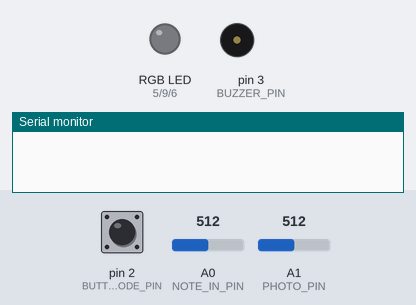
A sketch run on a simulated Arduino Uno, built with avr-gcc and run on an emulated ATmega328P. Shown: an RGB LED mixed from three pins (HIGH = lit), buzzer (waves = sounding), the last lines printed to the serial monitor. The test bench sets the inputs (shaded band); at power-on: pin 2 (BUTTON_MODE_PIN) LOW, A0 (NOTE_IN_PIN) = 512, A1 (PHOTO_PIN) = 512. Dim RGB values are drawn brighter than linear.

Above: at 1.2 s.
1.3 s: pin 2 (BUTTON_MODE_PIN) pulled HIGH for 1 s
At 3.1 s:
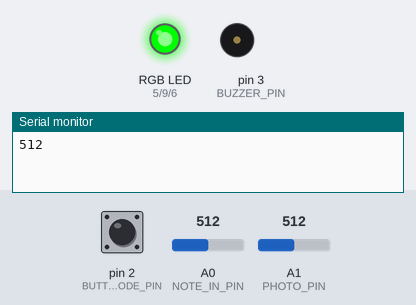
4.0 s: pin 2 (BUTTON_MODE_PIN) pulled HIGH for 0.15 s
At 5.6 s:
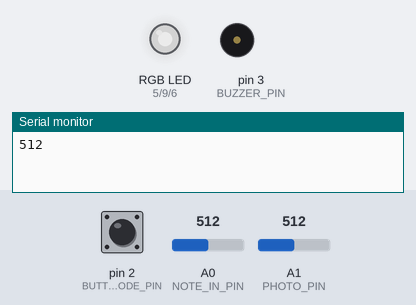
5.9 s: pin 2 (BUTTON_MODE_PIN) pulled HIGH for 3.2 s
At 9.4 s:
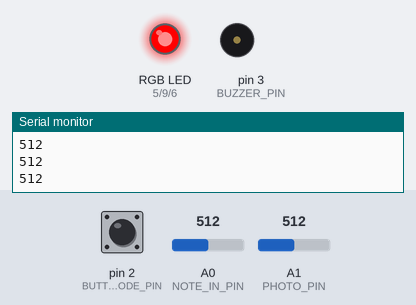
Timing chart, 0 to 10.9 s (numbered marks = the images above; inputs shaded):
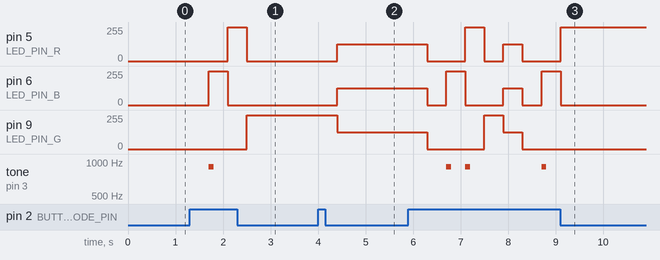

Measured:
- after the input at 1.3 s, pin 5 (LED_PIN_R): 0/255 → 255/255 after 0.80 s, → 0/255 0.40 s later; pin 6 (LED_PIN_B): 0/255 → 255/255 after 0.40 s, → 0/255 0.40 s later; pin 9 (LED_PIN_G): 0/255 → 255/255 after 1.2 s; tone on pin 3 (BUZZER_PIN): silent → 912 Hz after 0.40 s, → silent 0.10 s later
- after the input at 4.0 s, pin 5 (LED_PIN_R), pin 6 (LED_PIN_B): 0/255 → 125/255 after 0.40 s; pin 9 (LED_PIN_G): 255/255 → 125/255 after 0.40 s
- after the input at 5.9 s, pin 5 (LED_PIN_R): 125/255 → 0/255 after 0.40 s, → 255/255 0.80 s later, → 0/255 0.40 s later, → 125/255 0.40 s later, … (6 changes in this stretch); pin 6 (LED_PIN_B): 125/255 → 0/255 after 0.40 s, → 255/255 0.40 s later, → 0/255 0.40 s later, → 125/255 0.80 s later, … (7 changes in this stretch)

The sketch:

CART_360_ETUDE_4_rachel.ino
```cpp
/**********************ETUDE 4 CART 360 2018*******************************
   WELCOME! IN THIS ETUDE WE WILL USE TIMERS & COMPUTE A RUNNING AVERAGE FOR PHOTOCELL
   THE PURPOSE OF THIS EXERCISE IS EXTEND ETUDE_3 WITH THE FOLLOWING FUNCTIONALITY:
   1/ WE WILL CHANGE THE RECORD MODE SUCH THAT IT NOT ONLY RECORDS THE NOTE BUT THE DURATION THAT NOTE WAS PRESSED AS WELL
   WE WILL ALLOW A USER TO HOLD DOWN A BUTTON FOR A MAXIMUM OF 5 SECONDS
   2/ WE WILL ADD A PHOTOCELL TO INCORPORATE FREQUENCY MODULATION - WHEN YOU PRESS A BUTTON AND AFFECT THE PHOTOCELL,
   THE FREQUENCY WILL CHANGE
   3/ IN RECORD MODE -YOU WILL PLAY THE NOTE LIVE WITH THE LIVE VALUE OF THE PHOTOCELL, IN PLAYBACK YOU WILL USE THE AVERAGE
   PHOTOCELL VALUE AS AN OFFSET TO THE FREQUENCY
   4/ WE WILL HAVE A NEW PLAYMODE WHICH WILL PLAYBACK THE FREQUENCY+AVERAGE PHOTO VAL AND THE DURATION ASSOCIATED WITH THE NOTE
   5/ ADDITIONALLY, IN PLAYBACK, THE LED BRIGHTNESS & COLOUR WILL CHANGE ACCORDING TO THE NOTE VALUE
   6/ RE-IMPLEMENT THE LIVE MODE TO INCORPORATE THE PHOTOCELL VALUE
   PLEASE NOTE:: THE OTHER NEW FUNCTIONS(BESIDES 6/) TO IMPLEMENT ARE AT THE BOTTOM OF THE CODE...


   PLEASE FOLLOW THE INSTRUCTIONS IN THE COMMENTS:
   DO NOT ADD ANY MORE FUNCTION DEFINITIONS
   ONLY IMPLEMENT THE FUNCTION DEFINITIONS SUPPLIED
   THERE IS NO NEED TO ADD ANY NEW VARIABLES OR CONSTANTS
   PROVIDE COMMENTS FOR ANY OF THE CODE IMPLEMENTED
   GOOD LUCK!
*/
/**** CONSTANTS ********************************************************/

#define BUTTON_MODE_PIN 2 // Button to change the mode

// constants for RGB LED
#define LED_PIN_R 5 // R PIN
#define LED_PIN_G 9 // G PIN
#define LED_PIN_B 6 // B PIN

// constant for note in (button-resistor ladder on breadboard)
# define NOTE_IN_PIN A0

//constant for max number of notes in array
#define MAX_NOTES 16

// a constant for duration
const int duration = 200;

// constant for pin to output for buzzer
#define BUZZER_PIN 3 // PWM

// constant for input from photo cell
#define PHOTO_PIN A1

// constant for size of running samples array (for averging)
#define RUNNING_SAMPLES 16

// max pressing time
const int MAX_PRESS_TIME = 5000;

/******** VARIABLES *****************************************************/
// counter for how many notes we have
int countNotes = 0;
// array to hold the notes played (for record/play mode)
int notes [MAX_NOTES];
int mode = 0; // start at off
/******** VARIABLES FOR ETUDE 4 *****************************************************/
// NEW FOR ETUDE 4: array to hold durations
// will be a parallel array to the notes array -
// meaning that at index 0 of notes[] is stored the 1st frequency, and at index 0 of
// the durations array  is stored the 1st duration for THAT note....
int durations [MAX_NOTES];

// boolean to determine if a note button was being pressed:
boolean activeNoteButton = false;

// keep track of the active frequency
int activeFrequency = 0;

// keep track of offset Freq generated by the photocell
int offsetFrequency = 0;

// keep track of average Freq generated by the photocell
int averageOffsetFreq = 0;

// timer vars
unsigned long timePassed;
unsigned long startTime;

// var to hold the note pressed
int testNote;

// vars for averageing
int runningAverageBuffer[RUNNING_SAMPLES];
int nextCount = 0;

int peakNote = 0; // pdf yet more arduino

/*************************************************************************/


/**********************SETUP() DO NOT CHANGE*******************************/
// Declare pin mode for the single digital input
void setup()
{
  pinMode(BUTTON_MODE_PIN, INPUT);
  Serial.begin(9600);
}

/**********************LOOP() DO NOT CHANGE *******************************
   INSTRUCTIONS:
   There is NO NEED to change the loop - it establishes the flow of the program
   We call here 3 functions repeatedly:
   1: chooseMode(): this function will determine the mode that your program is in
   based on if the button (linked to the BUTTON_MODE_PIN) was pressed
   2: setRGB(): will set the color of the RGB LED based on the value of the mode variable
   3: selectMode(): will determine which function to call based on the value of the mode variable

**************************************************************************/
void loop()
{
  chooseMode();
  setRGB();
  selectMode();
}
/******************CHOOSEMODE() *********************************
   INSTRUCTIONS:
   Read the value from the Button (linked to the BUTTON_MODE_PIN) and
   if is being pressed then change the mode variable.
   REMEMBER:
   mode == 0 is reset
   mode == 1 is live
   mode == 2 is record
   mode == 3 is play
   mode == 4 is loopMode
   Every time the user presses the button, the program will go to the next mode,
   once it reaches 4, it should go back to mode == 0.
   (i.e. if mode ==2 and we press, then mode ==3) ...
**************************************************************************/
void chooseMode() {
  if (digitalRead(BUTTON_MODE_PIN) == HIGH)
  {
    delay(400);
    if (mode < 4) mode++;
    else mode = 0;
  }
}

/******************SETRGB()*********************************************
   INSTRUCTIONS:
   Depending on the value of the mode variable:
   if the mode is 0 - RGB LED IS OFF
   if the mode is 1 - RGB LED IS BLUE
   if mode is 2 - RGB LED IS RED
   if mode is 3 - RGB LED IS GREEN
   if mode is 4 - RGB LED iS PURPLE
   YOU MUST USE A SWITCH CASE CONSTRUCT (NOT A SERIES OF IF / ELSE STATEMENTS
**************************************************************************/
void setRGB()
{
  switch (mode)
  {
    case 0:
      {
        analogWrite(LED_PIN_R, 0);   // Turn on the LED -R
        analogWrite(LED_PIN_G, 0);   // Turn on the LED -G
        analogWrite(LED_PIN_B, 0);   // Turn on the LED -B
        break;
      }
    case 1:
      {
        analogWrite(LED_PIN_R, 0);   // Turn on the LED -R
        analogWrite(LED_PIN_G, 0);   // Turn on the LED -G
        analogWrite(LED_PIN_B, 255);   // Turn on the LED -B
        break;
      }
    case 2:
      {
        analogWrite(LED_PIN_R, 255);   // Turn on the LED -R
        analogWrite(LED_PIN_G, 0);   // Turn on the LED -G
        analogWrite(LED_PIN_B, 0);   // Turn on the LED -B
        break;
      }
    case 3:
      {
        analogWrite(LED_PIN_R, 0);   // Turn on the LED -R
        analogWrite(LED_PIN_G, 255);   // Turn on the LED -G
        analogWrite(LED_PIN_B, 0);   // Turn on the LED -B
        break;
      }

    case 4:
      {
        analogWrite(LED_PIN_R, 125);   // Turn on the LED -R
        analogWrite(LED_PIN_G, 125);   // Turn on the LED -G
        analogWrite(LED_PIN_B, 125);   // Turn on the LED -B
        break;
      }
    default:
      {
        // do nothing
        break;
      }
  }
}
/**********************SELECTMODE() *******************************
   INSTRUCTIONS:
   There is NO NEED to change this function - it selects WHICH function should run based on the mode variable
   There are 4 possibilities
   1: reset(): this function will reset any arrays etc, and will do nothing else
   2: live(): this function will play the corresponding notes
   to the user pressing the respective buttons.
   NOTE:: the notes played are NOT stored
   3: record(): this function will play the corresponding notes
   to the user pressing the respective buttons
   AND will STORE up to 16 consecutive notes in an array.
   4: play(): this function will playback any notes stored in the array that were recorded
   in the previous mode
   5: loopMode(): this function will playback any notes stored in the array that were recorded,
   BUT unlike the previous mode, you can choose in which sequence the notes are played.
   REQUIRED: only play notes from the array (no live stuff)

******************************************************************************/
void selectMode()
{
  if (mode == 0) {
    reset();
  }
  else if (mode == 1) {
    live();
  }
  else if (mode == 2) {
    //record();
    /******NEW*********/
    recordWithDuration();
  }

  else if (mode == 3) {
    //play();
    /******NEW*********/
    playWithDuration();
  }

  else if (mode == 4) {
    loopMode();
  }
}
/******************RESET() **************************************
   INSTRUCTIONS:
   this function should ensure that any notes recorded are no longer available
**************************************************************************/
void reset()
{
  countNotes = 0;

}
/******************LIVE()  - RE-IMPLEMENT **************************************
   INSTRUCTIONS:
   this function will play the corresponding notes
   to the user pressing the respective buttons
   NOTE:: the notes played are NOT stored
   SO: you need read in the input from the analog input (linked to the button-resistor ladder combo)
   ALSO - get the value of the photo cell and combine it with the note frequency
   THEN - output the note to the buzzer using the tone() function, as 3rd argument
   make the duration value == to 100
**************************************************************************/
void live()
{
  int testNote = analogRead(NOTE_IN_PIN);
  Serial.println(testNote);
  // IMPLEMENT live()
  offsetFrequency = getPhotoFrequency();
  // output sound
  if (testNote > 15) {
    tone(BUZZER_PIN, testNote + offsetFrequency, 100);
  }
}

/******************LOOPMODE(): DONE************************************
   INSTRUCTIONS:
   this function will playback any notes stored in the array that were recorded
   in the previous mode
   SO: you need to go through the array of values (be careful - the user may not have put in MAX_NOTES)
   READ values IN ANY ORDERING (You MUST use the array - but you can determine your own sequence)
   AND output each note to the buzzer using the tone() function
   ALSO: as long as we are in this mode, the notes are played over and over again
   BE CAREFUL: make sure you allow for the user to get to another mode from the mode button...
**************************************************************************/
void loopMode()
{
  for (int i = 0; i < countNotes; i++)
  {
    /* https://www.arduino.cc/en/Reference/Tone */
    tone(BUZZER_PIN, notes[i], duration);
    delay(duration); // wait for tone to finish
    //check if mode button is pressed
    if (digitalRead(BUTTON_MODE_PIN) == HIGH) {
      break;
    }
  }
  for (int i = countNotes - 1; i >= 0; i--)
  {
    /* https://www.arduino.cc/en/Reference/Tone */
    tone(BUZZER_PIN, notes[i], duration);
    delay(duration); // wait for tone to finish
    //check if mode button is pressed
    if (digitalRead(BUTTON_MODE_PIN) == HIGH) {
      break;
    }
  }
}

/******************RECORDWITHDURATION(): IMPLEMENT *********************************
   INSTRUCTIONS:
   this function will play the corresponding notes
   to the user pressing the respective buttons
   AND will STORE up to 16 consecutive notes in an array.
   It will ALSO use a timer to keep track of how long the current note button has been pressed
   It will ALSO sample the photocell value to be used live as well as well as calling the function to calculate
   the running average of the photocell value
   SO:I have implemented a basic framework for you to follow - the basic state machine.
   YOUR JOB is to implement the NEW functions that get called within the framework...
**************************************************************************/
void recordWithDuration()
{
  // to handle a little bit of noise
  int theAdjuster = 15;
  // check we have not stored more than 16 notes
  if (countNotes < MAX_NOTES)
  {
    // read in the value from button press
    testNote = analogRead(NOTE_IN_PIN);
    /*** STATE A::: *******************************************
        IF the testNote is > min AND the timer has not reached 5 secs:
        This means we are pressing on a note button
    */
    if (testNote > theAdjuster && (timePassed < MAX_PRESS_TIME)) {
      /*** STATE AA::: *******************************************
          IF the boolean is false it means we have just started to press the button
          YOU now need to implement the function below which will set up all things
          required to have a new timer
      */
      if (activeNoteButton == false)
      {
        /*** FUNCTION TO IMPLEMENT ***/
        startUpTimer();

      }
      /*** STATE AA::: *******************************************
           IF the boolean is true it means we are continuing to press the button
           YOU now need to implement the function below which will allow for
           1/ timer to be updated
           2/ get the photoCell Value
           3/ get the current running average
      */
      else
      { // update the timer
        /*** FUNCTION TO IMPLEMENT ***/
        updateTimer();
        /*** FUNCTION TO IMPLEMENT ***/
        offsetFrequency = getPhotoFrequency();
        /*** FUNCTION TO IMPLEMENT ***/
        playCurrentNote();
        /*** FUNCTION TO IMPLEMENT ***/
        averageOffsetFreq = getRunningAverage();
      }
    }
    /*** STATE B::: *******************************************
       IF the testNote is > min AND the timer HAS reached 5 secs:
       then WRITE the code to turn OFF the buzzer.
    */
    else if (testNote > theAdjuster && (timePassed > MAX_PRESS_TIME))
    {

      // WRITE the code to turn OFF the buzzer
      noTone(BUZZER_PIN);
    }
    /*** STATE C::: *******************************************
       IF the testNote is < min AND the boolean is true
       this means we have STOPPED pressing the button
       YOU: need to implement the function to update the arrays etc
    */
    else if ((testNote <= theAdjuster && activeNoteButton == true) ) {
      /*** FUNCTION TO IMPLEMENT ***/
      updateArraysWithNoteAndTimings();
    }


  }

}

/******************STARTUPTIMER(): IMPLEMENT *********************************
   INSTRUCTIONS:
   this function will set all required variables to reset the timer
**************************************************************************/
void startUpTimer()
{
  //IMPLEMENT
  startTime = millis();
  activeNoteButton = true;

}
/******************UPDATETIMER(): IMPLEMENT *********************************
   INSTRUCTIONS:
   this function will update the current timer
**************************************************************************/
void updateTimer()
{

  //IMPLEMENT
  timePassed = millis() - startTime;

}
/******************PLAYCURRENTNOTE(): IMPLEMENT *********************************
   INSTRUCTIONS:
   this function will play the current note being pressed in RecordDuration mode
   and the frequency should be note value + offset from photocell
   add as the 3rd parameter to the tone() a duration of 100
*******************************************************************************************************/
void playCurrentNote()
{
  //IMPLEMENt
  // output sound

  if (testNote > peakNote) {
    peakNote = testNote;

  }
  tone(BUZZER_PIN, peakNote + offsetFrequency, 100);


}
/******************UPDATEARRAYSWITHNOTEANDTIMINGS(): IMPLEMENT *********************************
   INSTRUCTIONS:
   this function will handle the case where the note is no longer being pressed:
   you need to update the arrays
   NOTE: please for the note value  - combine with the running average val from the photocell
   reset the necessary booleans
   reset any counters
**************************************************************************/
void updateArraysWithNoteAndTimings()
{
  notes[countNotes] = peakNote + averageOffsetFreq;
  durations[countNotes] = timePassed;
  countNotes ++;
  if (countNotes > 16) {
    countNotes = 0;
  }
  activeNoteButton = false;
  timePassed = 0;
  peakNote = 0;
}
/******************GETPHOTOFREQUENCY(): IMPLEMENT *********************************
   INSTRUCTIONS:
   this function will get input from the photocell
   please scale and return the value accordingly
**************************************************************************/
int getPhotoFrequency()
{
  //IMPLEMENT

  int photoCell = analogRead(PHOTO_PIN);
  photoCell = map(photoCell, 0, 1024, 0, 800);
  return photoCell;
}

/******************GETRUNNINGAVERAGE(): IMPLEMENT *********************************
   INSTRUCTIONS:
   this function should compute the running average of the photcell value (returned from the
   getPhotoFrequency() function).
**************************************************************************/
int getRunningAverage()
{
int rawSenseVal = analogRead(PHOTO_PIN);
runningAverageBuffer[nextCount]=rawSenseVal;
nextCount++;
if(nextCount>=RUNNING_SAMPLES)
nextCount=0;

int currentSum=0;
for(int i=0;i<RUNNING_SAMPLES;i++){
  currentSum+=runningAverageBuffer[i];

}
}
/******************COLORLED(): IMPLEMENT *********************************
   INSTRUCTIONS:
   this function will change the color of the led (in playback mode) to have the brightness
   adjusted according to the frequency of the note being played (range : 0-255)
**************************************************************************/
void colorLED(int col)
{
  analogWrite(LED_PIN_R, 0);   // Turn on the LED -R
  analogWrite(LED_PIN_G, col);   // Turn on the LED -G
  analogWrite(LED_PIN_B, 0);   // Turn on the LED -B

}
/******************PLAYWITHDURATION(): IMPLEMENT *********************************
   INSTRUCTIONS:
   this function will got through the notes array and play back the note and
   its corresponding duration value.
   NOTE: we have not implemented any case/code for pauses  - this can be a fixed value
   ALSO: call the function to change the color of the LED using the correct argument.
   ALSO: note that the mode button will not be super responsive UNLESS you press the button
   continuously - that is ok for this etude.
**************************************************************************/
void playWithDuration()
{
  //IMPLEMENT
  for ( int i = 0; i < countNotes; i++){
    if (digitalRead(BUTTON_MODE_PIN) == HIGH){
      break;
      }
    tone(BUZZER_PIN, notes[i], durations[i]);
    delay(durations[i] + 110);
  }
}

/******************PLAY(): SOLUTION: ETUDE_2 ************************************
   INSTRUCTIONS:
   this function will playback any notes stored in the array that were recorded
   in the previous mode
   SO: you need to go through the array of values (be careful - the user may not have put in MAX_NOTES)
   READ each value IN ORDER
   AND output each note to the buzzer using the tone() function
   ALSO: as long as we are in this mode, the notes are played over and over again
   BE CAREFUL: make sure you allow for the user to get to another mode from the mode button...
**************************************************************************/
void play()
{

  for (int i = 0; i < countNotes; i++)
  {
    /* https://www.arduino.cc/en/Reference/Tone */
    tone(BUZZER_PIN, notes[i], duration);
    delay(duration); // wait for tone to finish
    //check if mode button is pressed
    if (digitalRead(BUTTON_MODE_PIN) == HIGH) {
      break;
    }
  }
}
/******************RECORD(): SOLUTION_ETUDE_2 **********************************
   INSTRUCTIONS:
   this function will play the corresponding notes
   to the user pressing the respective buttons
   AND will STORE up to 16 consecutive notes in an array.
   SO:you need read in the input from the analog input (linked to the button-resistor ladder combo)
   AND - output the note to the buzzer using the tone() function
   THEN store that note in the array  - BE CAREFUL - you can only allow for up to MAX_NOTES to be stored
********************************************************************************/
void record()
{

  if (countNotes < MAX_NOTES)
  {
    // add a note to the array if have a value
    int testNote = analogRead(NOTE_IN_PIN);
    if (testNote > 0)
    {
      notes[countNotes] = testNote; // possible vals?
      tone(BUZZER_PIN, notes[countNotes], duration);
      delay(duration); // wait for tone to finish
      countNotes++;
      delay(100);


    }

  }
}
/*********************************************************************************/
```
